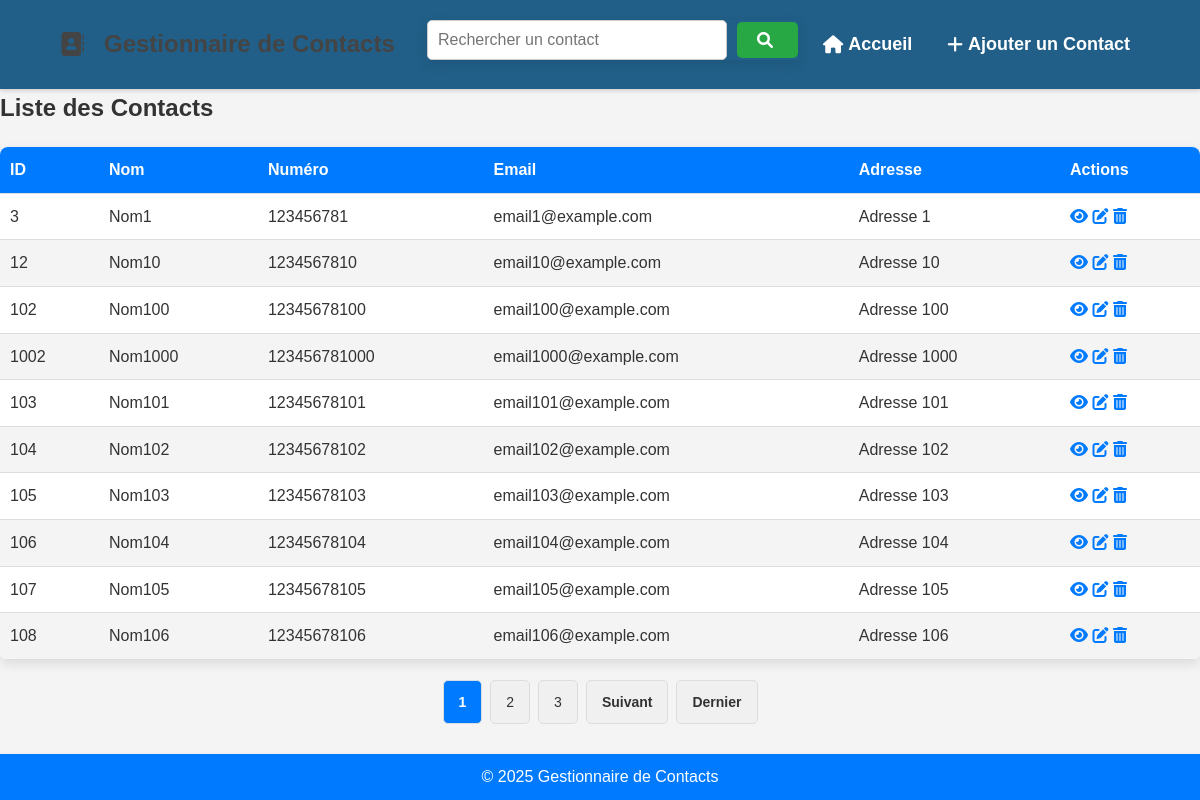
The page / on the database its author committed.
### tables this page shows
CREATE TABLE IF NOT EXISTS `contacts` (
  `id` int NOT NULL AUTO_INCREMENT,
  `nom` varchar(100) NOT NULL,
  `numero` varchar(15) NOT NULL,
  `email` varchar(100) DEFAULT NULL,
  `adresse` text,
  PRIMARY KEY (`id`)
);

### index.php (the view, shortened to what this page needs)
<?php
require 'db.php';
require 'includes/header.php';
try {
    $contactsPerPage = 10;
    $totalContacts = $pdo->query("SELECT COUNT(*) FROM contacts")->fetchColumn();
    $totalPages = ceil($totalContacts / $contactsPerPage);
    $currentPage = isset($_GET['page']) ? (int)$_GET['page'] : 1;
    $currentPage = max(1, min($currentPage, $totalPages));
    $offset = ($currentPage - 1) * $contactsPerPage;
    $searchTerm = isset($_GET['search']) ? "%" . $_GET['search'] . "%" : "%";
    $stmt = $pdo->prepare("SELECT * FROM contacts WHERE nom LIKE :search OR numero LIKE :search ORDER BY nom ASC LIMIT :offset, :limit");
    $stmt->bindParam(':search', $searchTerm);
    $stmt->bindParam(':offset', $offset, PDO::PARAM_INT);
    $stmt->bindParam(':limit', $contactsPerPage, PDO::PARAM_INT);
    $stmt->execute();
    $contacts = $stmt->fetchAll(PDO::FETCH_ASSOC);
} catch (PDOException $e) {
    die("Une erreur est survenue lors de la récupération des contacts. Veuillez réessayer plus tard.");
}
?>
<section class="contact-list">
    <h2>Liste des Contacts</h2>
    <?php if (empty($contacts)): ?>
        <p>Aucun contact trouvé. <a href="add.php" class="btn -primary">Ajoutez-en un !</a></p>
    <?php else: ?>
        <table>
            <thead>
                <tr>
                    <th>ID</th>
                    <th>Nom</th>
                    <th>Numéro</th>
                    <th>Email</th>
                    <th>Adresse</th>
                    <th>Actions</th>
                </tr>
            </thead>
            <tbody>
                <?php foreach ($contacts as $contact): ?>
                    <tr>
                        <td><?= htmlspecialchars($contact['id']); ?></td>
                        <td><?= htmlspecialchars($contact['nom']); ?></td>
                        <td><?= htmlspecialchars($contact['numero']); ?></td>
                        <td><?= htmlspecialchars($contact['email']); ?></td>
                        <td><?= htmlspecialchars($contact['adresse']); ?></td>
                        <td>
                            <a href="view.php?id=<?= htmlspecialchars($contact['id']); ?>" aria-label="Voir les détails de <?= htmlspecialchars($contact['nom']); ?>">
                                <i class="fas fa-eye"></i>
                            </a>
                            <a href="edit.php?id=<?= htmlspecialchars($contact['id']); ?>" aria-label="Modifier <?= htmlspecialchars($contact['nom']); ?>">
                                <i class="fas fa-edit"></i>
                            </a>
                            <a href="delete.php?id=<?= htmlspecialchars($contact['id']); ?>"
                               aria-label="Supprimer <?= htmlspecialchars($contact['nom']); ?>"
                               onclick="return confirm('Voulez-vous vraiment supprimer ce contact ?');">
                                <i class="fas fa-trash-alt"></i>
                            </a>
                        </td>
                    </tr>
                <?php endforeach; ?>
            </tbody>
        </table>
    <?php endif; ?>
<div class="pagination">
    <?php
    $start = max(1, $currentPage - 2);
    $end = min($totalPages, $currentPage + 2);
    for ($i = $start; $i <= $end; $i++): ?>
        <a href="?page=<?= $i; ?>&search=<?= urlencode($_GET['search'] ?? ''); ?>"
           class="page <?= $i == $currentPage ? 'active' : ''; ?>">
            <?= $i; ?>
        </a>
    <?php endfor; ?>
    <?php if ($currentPage < $totalPages): ?>
        <a href="?page=<?= $currentPage + 1; ?>&search=<?= urlencode($_GET['search'] ?? ''); ?>" class="next">Suivant</a>
        <a href="?page=<?= $totalPages; ?>&search=<?= urlencode($_GET['search'] ?? ''); ?>" class="last">Dernier</a>
    <?php endif; ?>
</div>
</section>
<?php require 'includes/footer.php'; ?>

### includes/header.php (shortened to what this page needs)
<!DOCTYPE html>
<html lang="fr">
<head>
    <link rel="stylesheet" href="css/styles.css">
    <link rel="stylesheet" href="https://cdnjs.cloudflare.com/ajax/libs/font-awesome/6.0.0-beta3/css/all.min.css">
</head>
<body>
    <header>
        <div class="container">
            <h1><i class="fas fa-address-book"></i> Gestionnaire de Contacts</h1>
            <nav>
                <ul>
                    <li>
                        <form method="get" action="">
                            <input type="text" name="search" placeholder="Rechercher un contact" value="<?= isset($_GET['search']) ? htmlspecialchars($_GET['search']) : ''; ?>" aria-label="Rechercher un contact">
                            <button type="submit" aria-label="Lancer la recherche"><i class="fa fa-search"></i></button>
                        </form>
                    </li>
                    <li><a href="index.php"><i class="fas fa-home"></i> Accueil</a></li>
                    <li><a href="add.php"><i class="fas fa-plus"></i> Ajouter un Contact</a></li>
                </ul>
            </nav>
        </div>
    </header>
</body>
</html>

### includes/footer.php
<footer>
    <p>&copy; <?= date('Y'); ?> Gestionnaire de Contacts</p>
</footer>
</body>
</html>

### css/styles.css (style rules this page uses)
* { margin: 0; padding: 0; box-sizing: border-box; }
body { font-family: 'Arial', sans-serif; background: #f9f9f9; color: #333; line-height: 1.6; padding: 20px; }
h1 { font-size: 2.5rem; color: #444; text-align: center; margin-bottom: 20px; }
a { text-decoration: none; color: #007BFF; transition: color 0.3s; }
button, .btn { display: inline-block; background: #007BFF; color: #fff; padding: 10px 15px; border: none; border-radius: 5px; cursor: pointer; font-size: 1rem; transition: background 0.3s, transform 0.2s; }
table { width: 100%; border-collapse: collapse; margin: 20px 0; box-shadow: 0 4px 8px rgba(0, 0, 0, 0.1); background: #fff; border-radius: 8px; overflow: hidden; }
thead { background: #007BFF; color: #fff; font-weight: bold; }
thead th { padding: 15px; text-align: left; }
tbody tr:nth-child(even) { background: #f4f4f4; }
tbody td { padding: 15px; text-align: left; border-bottom: 1px solid #ddd; }
table th, table td { padding: 10px; text-align: left; border-bottom: 1px solid #ddd; }
body { font-family: 'Arial', sans-serif; margin: 0; padding: 0; background-color: #f8f9fa; color: #333; }
header { background-color: #0056b3; color: white; padding: 10px 20px; box-shadow: 0 2px 5px rgba(0, 0, 0, 0.1); }
header .container { display: flex; justify-content: space-between; align-items: center; }
header h1 { font-size: 24px; display: flex; align-items: center; gap: 10px; }
header nav ul { list-style: none; display: flex; margin: 0; padding: 0; gap: 15px; }
header nav ul li a { color: white; text-decoration: none; font-weight: bold; display: flex; align-items: center; gap: 5px; transition: opacity 0.3s; }
footer { text-align: center; padding: 10px 0; background-color: #007bff; color: white; position: fixed; bottom: 0; width: 100%; }
form, table, .actions { box-shadow: 0 4px 12px rgba(0, 0, 0, 0.1); }
header, footer { box-shadow: 0 2px 4px rgba(0, 0, 0, 0.15); }
.pagination { display: flex; justify-content: center; align-items: center; gap: 8px; margin-top: 20px; }
.pagination a { padding: 10px 15px; background-color: #f0f0f0; border: 1px solid #ddd; border-radius: 5px; color: #333; font-size: 14px; text-decoration: none; transition: all 0.3s; }
.pagination .active { background-color: #007bff; color: white; font-weight: bold; }
.pagination .first, .pagination .last { font-weight: bold; }
.pagination .prev, .pagination .next { font-weight: bold; }

### includes/header.php (style rules this page uses)
body { font-family: Arial, sans-serif; background-color: #f4f4f4; margin: 0; padding: 0; }
header { background-color: rgb(33, 95, 136); color: white; padding: 20px 0; }
header .container { width: 90%; max-width: 1200px; margin: 0 auto; display: flex; justify-content: space-between; align-items: center; }
h1 { font-size: 24px; margin: 0; display: flex; align-items: center; }
h1 i { margin-right: 10px; }
nav ul { list-style: none; padding: 0; margin: 0; display: flex; gap: 20px; }
nav ul li a { color: white; text-decoration: none; padding: 10px; font-size: 18px; transition: background-color 0.3s ease; }
form { display: flex; gap: 10px; align-items: center; }
input[type="text"] { padding: 10px; font-size: 16px; width: 300px; border-radius: 5px; border: 1px solid #ccc; transition: border 0.3s ease; }
button { padding: 10px 20px; background-color: #28a745; color: white; border: none; cursor: pointer; border-radius: 5px; display: flex; align-items: center; justify-content: center; }
button i { margin-right: 5px; }

### rows shown on the page
contacts: id "3", nom "Nom1", numero "123456781", email "email1@example.com", adresse "Adresse 1"
contacts: id "12", nom "Nom10", numero "1234567810", email "email10@example.com", adresse "Adresse 10"
contacts: id "102", nom "Nom100", numero "12345678100", email "email100@example.com", adresse "Adresse 100"
contacts: id "1002", nom "Nom1000", numero "123456781000", email "email1000@example.com", adresse "Adresse 1000"
contacts: id "103", nom "Nom101", numero "12345678101", email "email101@example.com", adresse "Adresse 101"
contacts: id "104", nom "Nom102", numero "12345678102", email "email102@example.com", adresse "Adresse 102"
contacts: id "105", nom "Nom103", numero "12345678103", email "email103@example.com", adresse "Adresse 103"
contacts: id "106", nom "Nom104", numero "12345678104", email "email104@example.com", adresse "Adresse 104"
contacts: id "107", nom "Nom105", numero "12345678105", email "email105@example.com", adresse "Adresse 105"
contacts: id "108", nom "Nom106", numero "12345678106", email "email106@example.com", adresse "Adresse 106"
